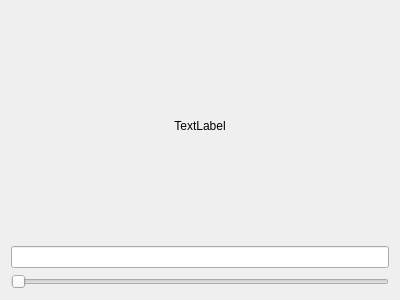
<?xml version="1.0" encoding="UTF-8"?>
<ui version="4.0">
 <class>SamplerWidget</class>
 <widget class="QWidget" name="SamplerWidget">
  <property name="geometry">
   <rect>
    <x>0</x>
    <y>0</y>
    <width>400</width>
    <height>300</height>
   </rect>
  </property>
  <property name="windowTitle">
   <string>Form</string>
  </property>
  <property name="samplerType" stdset="0">
   <string/>
  </property>
  <layout class="QVBoxLayout" name="verticalLayout">
   <item>
    <widget class="QLabel" name="samplerLabel">
     <property name="layoutDirection">
      <enum>Qt::LayoutDirection::LeftToRight</enum>
     </property>
     <property name="text">
      <string>TextLabel</string>
     </property>
     <property name="alignment">
      <set>Qt::AlignmentFlag::AlignCenter</set>
     </property>
    </widget>
   </item>
   <item>
    <widget class="QLineEdit" name="samplerLine"/>
   </item>
   <item>
    <widget class="QSlider" name="samplerSlider">
     <property name="orientation">
      <enum>Qt::Orientation::Horizontal</enum>
     </property>
    </widget>
   </item>
  </layout>
 </widget>
 <resources/>
 <connections/>
</ui>
